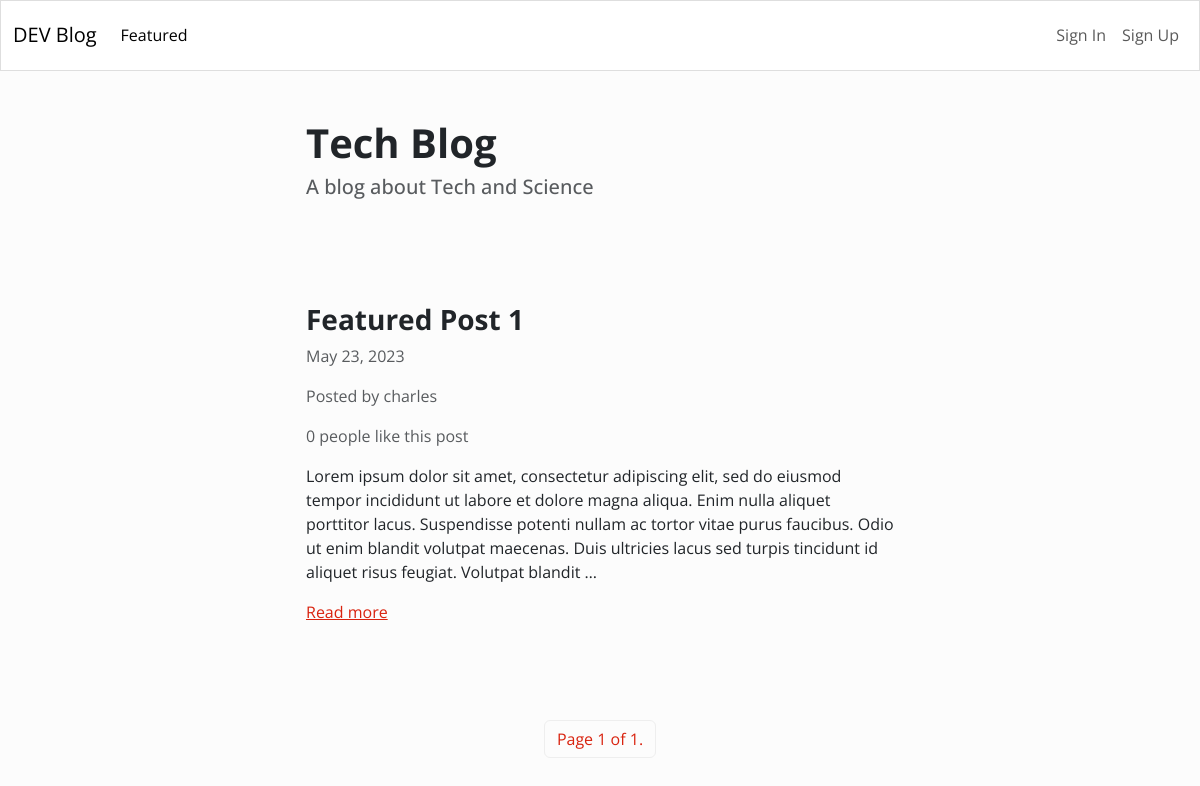
The page / on the database its author committed.
### blog/models.py (models this page shows)
class Article(models.Model):
    title = models.CharField(max_length=255)
    content = HTMLField()
    date = models.DateField(auto_now_add=True)
    author = models.ForeignKey(User, on_delete=models.CASCADE)
    featured = models.BooleanField(default=False)
    likes = models.ManyToManyField(User, related_name='likes', blank=True)

### blog/views.py (the view)
# urls.py: path('', Index.as_view(), name='index'),
class Index(ListView):
    model = Article
    queryset = Article.objects.all().order_by('-date')
    template_name = 'blog/index.html'
    paginate_by = 1

### blog/templates/blog/index.html (shortened to what this page needs)
{% extends 'blog/base.html' %}
{% block content %}
     <div class="row">
          <div class="col-md-6 col-12 mx-md-auto mx-3 mt-5 mb-5">
             <h1 class="fw-bolder">Tech Blog</h1>
             <h5 class="text-muted">A blog about Tech and Science</h5>
          </div>
     </div>
     {% for object in object_list %}
     <div class="row">
        <div class="col-md-6 col-11 mx-md-auto mx-3 mt-5 mb-5">
           <h3 class="fw-bold">{{ object.title }}</h3>
           <p class="text-muted">{{ object.date }}</p>
           <p class="text-muted">Posted by {{ object.author.username }}</p>
           {% if object.likes.count == 1 %}
               <p class="text-muted">{{ object.likes.count }} person likes this post</p>
           {% else %}
               <p class="text-muted">{{ object.likes.count }} people like this post</p>
           {% endif %}
           <div class="my-3">
              {{ object.content|truncatewords_html:50|safe }}
           </div>
           <a href="{% url 'detail_article' object.id %}">Read more</a>
        </div>
     </div>
     {% endfor %}
     <nav>
        <ul class="pagination">
            <div class="mx-auto d-flex flex-row mt-5">
                <li class="page-item">
                    <a class="page-link" href="#">Page {{ page_obj.number }} of {{ page_obj.paginator.num_pages }}.</a>
                </li>
            </div>
        </ul>
     </nav>
{% endblock %}

### blog/templates/blog/base.html (shortened to what this page needs)
<!DOCTYPE html>
<html lang="en">
<head>
    <link rel = "stylesheet" href="https://bootswatch.com/5/simplex/bootstrap.min.css">
</head>
<body>
    {% include 'blog/nav.html' %}
    {% block content %}
    {% endblock %}
</body>
</html>

### blog/templates/blog/nav.html (shortened to what this page needs)
<nav class="navbar navbar-expand-lg navbar-light bg-light">
    <div class="container-fluid">
      <a class="navbar-brand" href="{% url 'index' %}">DEV Blog</a>
      <div class="collapse navbar-collapse" id="navbarTogglerDemo02">
        <ul class="navbar-nav me-auto mb-2 mb-lg-0">
          <li class="nav-item">
            <a class="nav-link active" aria-current="page" href="{% url 'featured' %}">Featured</a>
          </li>
        </ul>
         <ul class="navbar-nav">
           {% if request.user.is_authenticated %}
             <li class="nav-item">
                <a class="nav-link" aria-current="page" href="{% url 'logout' %}">Sign Out</a>
             </li>
           {% else %}
              <li class="nav-item">
                 <a class="nav-link" aria-current="page" href="{% url 'login' %}">Sign In</a>
              </li>
              <li class="nav-item">
                 <a class="nav-link" aria-current="page" href="{% url 'register' %}">Sign Up</a>
              </li>
            {% endif %}
         </ul>
      </div>
    </div>
  </nav>

### rows shown on the page
Article: title "Featured Post 1", date "May 23, 2023", author.username "charles", likes.count "0", content "Lorem ipsum dolor sit amet, consectetur adipiscing elit, sed do eiusmod tempor incididunt ut labore et dolore magna aliqua. Enim nulla aliquet porttitor lacus. Suspendisse potenti nullam ac tortor vitae purus faucibus. Odio ut enim blandit volutpat maecenas. Duis ultricies lacus sed turpis tincidunt id aliquet risus feugiat. Volutpat blandit …"

### other values the page prints
{{ page_obj.number }} "1"
{{ page_obj.paginator.num_pages }} "1"
